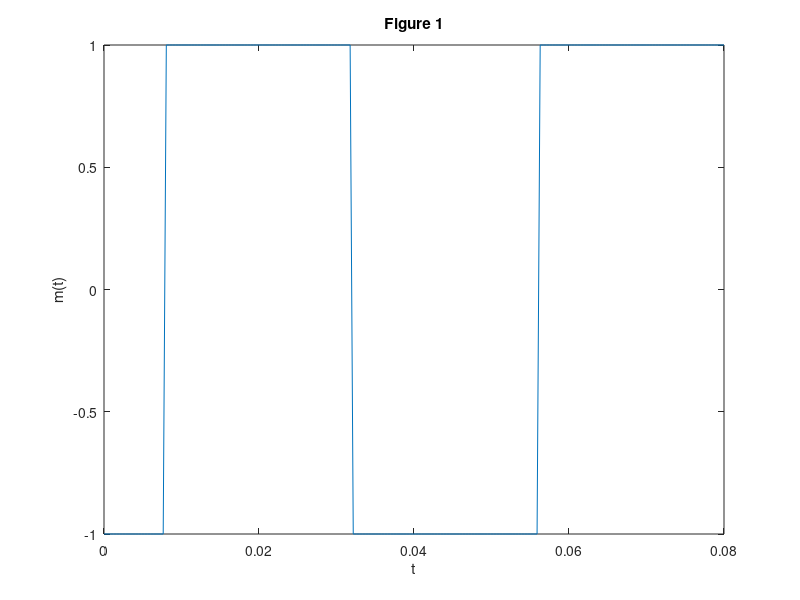
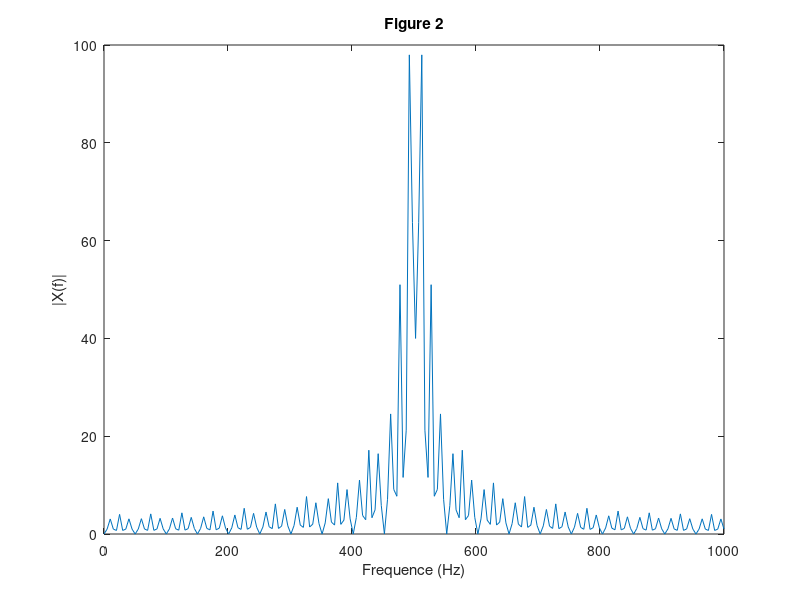
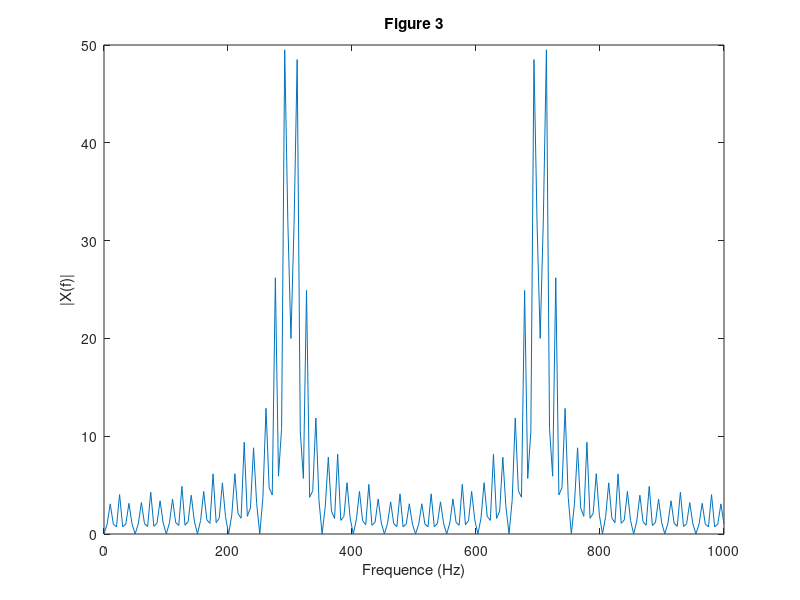
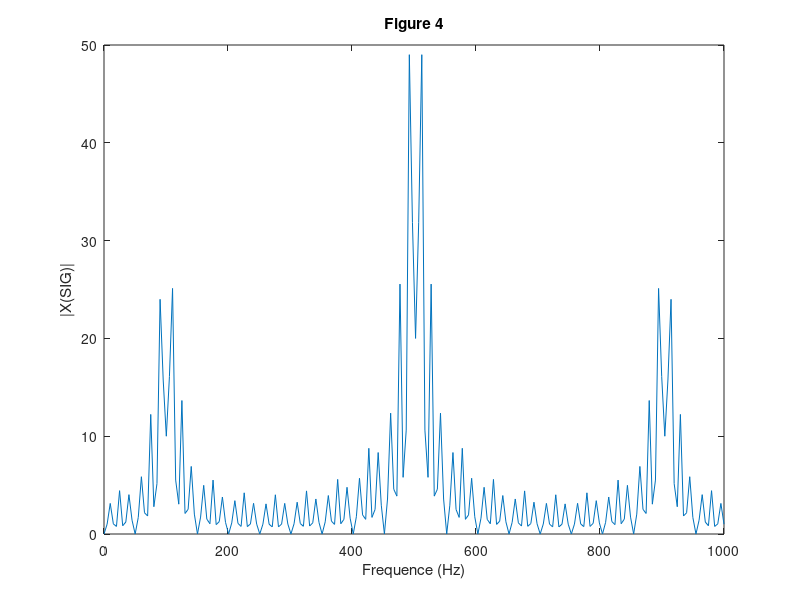

Source code (MATLAB) for these figures, in order:
close all
clear all

%Question 8.3.1.a
Nb=10;
bits=randi([0,1],1,Nb);
Fe=1000;
f0=200;
Ns=20;
Te=1/Fe;
Ts=Ns*Te;

%Question 8.3.1.b
m=kron(2*bits-1,ones(1,Ns));

%Question 8.3.1.c
figure(1); plot(linspace(0,4*Ts, length(m)),m);
title('Figure 1')
xlabel('t')
ylabel('m(t)')

%Question 8.3.1.d
f=fft(m);
figure(2); plot(linspace(0,Fe,length(f)), fftshift(abs(f)));
title('Figure 2')
xlabel('Frequence (Hz)')
ylabel('|X(f)|')

%Question 8.3.2.a
t_p=(1:length(m))/Fe;
c=cos(2*pi*f0*t_p);
x=c.*m;

%Question 8.3.2.b
X=fft(x);
figure(3); plot(linspace(0,Fe,length(X)), fftshift(abs(X)));
title('Figure 3')
xlabel('Frequence (Hz)')
ylabel('|X(f)|')

%Question 8.4.1
sig=c.*x;
SIG=fft(sig);
figure(4); plot(linspace(0,Fe,length(SIG)), fftshift(abs(SIG)));
title('Figure 4')
xlabel('Frequence (Hz)')
ylabel('|X(SIG)|')

%Question 8.4.3.a
N=100;
k=[-N:N];
h=2*Te*f0*sinc(2*f0*Te*k); %réponse impulsionnelle
figure(5);plot(k,h);
title('Figure 5')
xlabel('k')
ylabel('h(k)')

%Question 8.4.3.b
H=fft(h); %réponse en fréquence 
figure(6); plot(linspace(0,Fe,length(H)),fftshift(abs(H)));  %on obtient bien un filtre passe bas
title('Figure 6')
xlabel('fréquence(Hz)')
ylabel('H(k)')

%Question 8.4.3.c  Differents ordres pour les réponses impulsionnelles et
%en fréquence
N21=10;
N61=30;
k21=[-N21*Te:Te:N21*Te];
k61=[-N61*Te:Te:N61*Te];
h21=2*Te*f0*sinc(2*f0*Te*k21);
h61=2*Te*f0*sinc(2*f0*Te*k61);
H21=fft(h21);
H61=fft(h61);
figure(7); subplot(2,1,1); plot(k21,h21);
title('Figure 7.a')
xlabel('k21')
ylabel('h(k21)')
figure(7); subplot(2,1,2); plot(k61,h61);
title('Figure 7.b')
xlabel('k61')
ylabel('h(k61)')
figure(8); subplot(2,1,1); plot(linspace(0,Fe,length(H21)),fftshift(abs(H21)));
title('Figure 8.a')
xlabel('fréquence(Hz)')
ylabel('H(k21)')
figure(8); subplot(2,1,2); plot(linspace(0,Fe,length(H61)),fftshift(abs(H61)));
title('Figure 8.b')
xlabel('fréquence(Hz)')
ylabel('H(k61)')

%Question 8.4.3.d je choisis un ordre de 21
r=rectwin(length(h21));
b=blackman(length(h21));
figure(9); subplot(2,1,1); plot(k21,h21'.*r);
title('Figure 9.a: Fenetre rectangulaire')
xlabel('k21')
ylabel('h(k21)')
figure(9); subplot(2,1,2); plot(k21,h21'.*b);
title('Figure 9.a: Fenetre de blackman')
xlabel('k21')
ylabel('h(k21)')
H21b=fft(h21'.*b);
H21r=fft(h21'.*r);
figure(10); subplot(2,1,1); plot(linspace(0,Fe,length(H21r)),fftshift(abs(H21r)));
title('Figure 10.a: Fenetre rectangulaire')
xlabel('fréquence(Hz)')
ylabel('H(k21)')
figure(10); subplot(2,1,2); plot(linspace(0,Fe,length(H21b)),fftshift(abs(H21b)));
title('Figure 10.a: Fenetre de blackman')
xlabel('fréquence(Hz)')
ylabel('H(k21)')

%Question 8.4.3.e je choisis l'ordre 7 et la fenetre de troncature de
%blackman
N7=3;
k7=[-N21*Te:Te:N21*Te];
h7=Te*f0*sinc(2*f0*Te*k7); %réponse impulsionnelle
H7=fft(h7);
tronc=blackman(length(sig));
Y=fft(tronc'.*sig);
Ynormalise=(1/max(abs(Y)))*abs(Y);
H21Normalise=(1/max(abs(H7)))*abs(H7);
figure(11); plot(linspace(0,Fe,length(Ynormalise)),fftshift(abs(Ynormalise)),'r');
hold on
plot(linspace(0,Fe,length(H21Normalise)), fftshift(abs(H21Normalise)));
ylim([-1.2 1.2]);

%Question 8.4.3.f
j=conv(sig,h7,'same');

%Question 8.4.3.g
figure(12); plot(t_p,j,'r');
hold on 
plot(t_p,m);